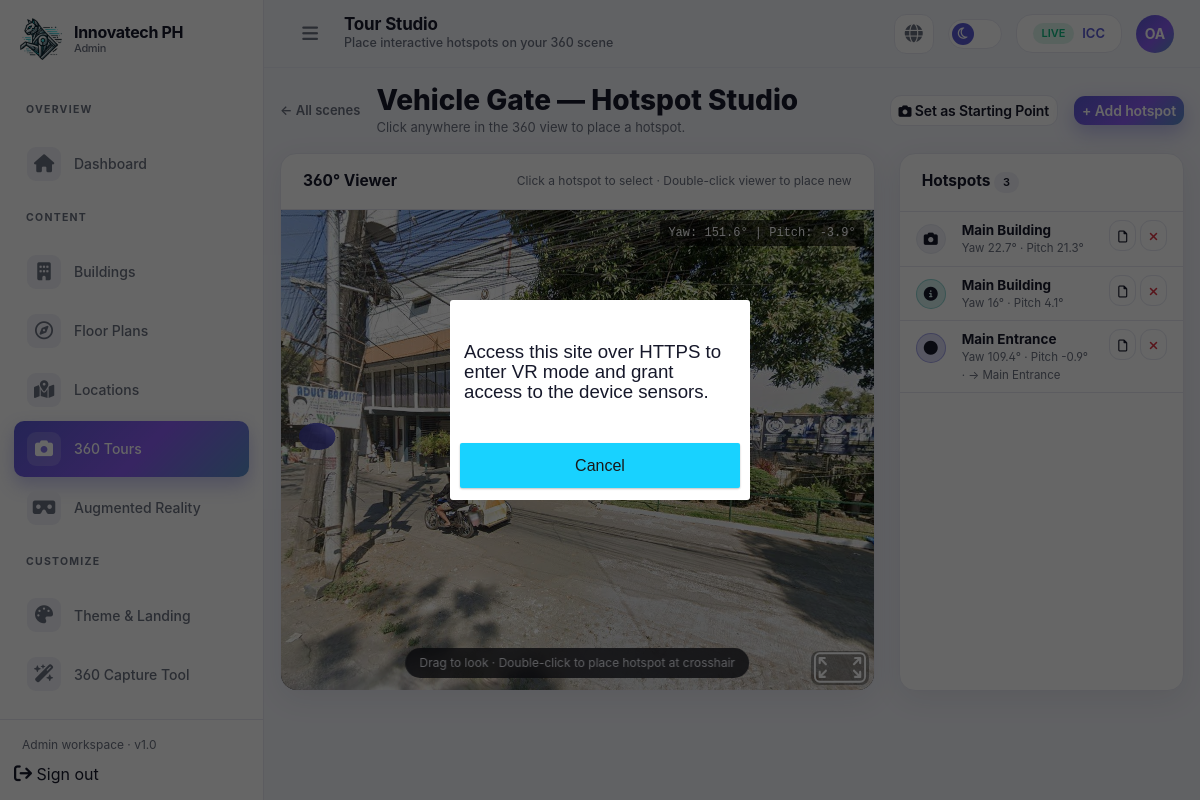
/admin/institution/tour-studio?scene=2 (signed in), run on the app's committed database.
### tables this page shows
CREATE TABLE `platform_settings` (
  `id` tinyint UNSIGNED NOT NULL,
  `product_name` varchar(191) NOT NULL DEFAULT 'AI-Assisted AR 360° Virtual Campus Navigation',
  `company_name` varchar(191) NOT NULL DEFAULT 'Innovatech PH',
  `logo_path` varchar(255) DEFAULT NULL,
  `hero_image_path` varchar(255) DEFAULT NULL,
  `landing_html` mediumtext,
  `contact_email` varchar(191) DEFAULT NULL,
  `smtp_host` varchar(191) DEFAULT NULL,
  `smtp_port` smallint UNSIGNED DEFAULT '587',
  `smtp_username` varchar(191) DEFAULT NULL,
  `smtp_password_enc` varchar(255) DEFAULT NULL,
  `smtp_from_name` varchar(128) DEFAULT NULL,
  `smtp_from_email` varchar(191) DEFAULT NULL,
  `institution_folder_root` varchar(255) NOT NULL DEFAULT 'storage/institutions',
  `template_pack_path` varchar(255) NOT NULL DEFAULT 'storage/templates/org_pack',
  `updated_by` int UNSIGNED DEFAULT NULL,
  `updated_at` datetime NOT NULL DEFAULT CURRENT_TIMESTAMP ON UPDATE CURRENT_TIMESTAMP
);

CREATE TABLE `tour_scenes` (
  `id` int UNSIGNED NOT NULL,
  `institution_id` int UNSIGNED NOT NULL,
  `building_id` int UNSIGNED DEFAULT NULL,
  `room_id` int UNSIGNED DEFAULT NULL,
  `campus_area_id` int UNSIGNED DEFAULT NULL,
  `facility_id` int UNSIGNED DEFAULT NULL,
  `title` varchar(191) NOT NULL,
  `slug` varchar(80) NOT NULL,
  `description` text,
  `ai_description` text,
  `featured_image_path` varchar(255) DEFAULT NULL,
  `ar_mind_path` varchar(255) DEFAULT NULL,
  `equirect_path` varchar(255) DEFAULT NULL COMMENT 'Stitched 360 panorama',
  `initial_yaw` decimal(8,3) NOT NULL DEFAULT '0.000',
  `initial_pitch` decimal(8,3) NOT NULL DEFAULT '0.000',
  `is_landing_start` tinyint(1) NOT NULL DEFAULT '0' COMMENT 'If landing_mode=360_rotation, one scene should be start',
  `sort_order` int NOT NULL DEFAULT '0',
  `created_by` int UNSIGNED DEFAULT NULL,
  `created_at` datetime NOT NULL DEFAULT CURRENT_TIMESTAMP,
  `updated_at` datetime NOT NULL DEFAULT CURRENT_TIMESTAMP ON UPDATE CURRENT_TIMESTAMP,
  `deleted_at` datetime DEFAULT NULL
);

CREATE TABLE `scene_hotspots` (
  `id` int UNSIGNED NOT NULL,
  `institution_id` int UNSIGNED NOT NULL,
  `from_scene_id` int UNSIGNED NOT NULL,
  `to_scene_id` int UNSIGNED DEFAULT NULL,
  `hotspot_type` enum('navigation','info','facility','media','ar_label') NOT NULL DEFAULT 'navigation',
  `label` varchar(191) DEFAULT NULL,
  `body_html` text,
  `yaw` decimal(8,3) NOT NULL DEFAULT '0.000',
  `pitch` decimal(8,3) NOT NULL DEFAULT '0.000',
  `icon_path` varchar(255) DEFAULT NULL,
  `media_path` varchar(255) DEFAULT NULL,
  `target_facility_id` int UNSIGNED DEFAULT NULL,
  `sort_order` int NOT NULL DEFAULT '0'
);

### admin/institution/tour-studio.php (the view, shortened to what the rows shown need)
<?php
require_once __DIR__ . '/../../includes/auth.php';
$pageTitle = 'Tour Studio';
$bodyClass = 'page-tour-studio';
require_once __DIR__ . '/../layout/header.php';
$inst = resolve_active_institution();
$iid  = (int) $inst['id'];
$sceneId = (int) ($_GET['scene'] ?? 0);
$scene = crud()->raw('SELECT * FROM tour_scenes WHERE id=:id AND institution_id=:iid AND deleted_at IS NULL LIMIT 1', ['id' => $sceneId, 'iid' => $iid])->fetch();
$hotspots = crud()->raw(
    'SELECT sh.*, ts.title AS to_scene_title FROM scene_hotspots sh LEFT JOIN tour_scenes ts ON ts.id = sh.to_scene_id WHERE sh.from_scene_id=:sid AND sh.institution_id=:iid ORDER BY sh.id',
    ['sid' => $sceneId, 'iid' => $iid]
)->fetchAll();
$equirectUrl = $scene['equirect_path'] ? media_url($scene['equirect_path']) : '';
?>
<div class="d-flex align-items-center gap-3 mb-3">
  <div>
    <h3 class="fw-800 mb-0"><?= h($scene['title']) ?> — Hotspot Studio</h3>
    <p class="mb-0 ia-meta-md">Click anywhere in the 360 view to place a hotspot.</p>
  </div>
</div>
<?php if (!$equirectUrl): ?>
  <div class="ia-card">
    <div class="card-body empty-state">
      <div class="empty-icon"><?= ia_icon('camera', 32) ?></div>
      <h4>No panorama uploaded</h4>
      <p>Go back and upload an equirectangular image for this scene first.</p>
      <a class="btn btn-grad btn-sm" href="tours">Upload panorama</a>
    </div>
  </div>
<?php else: ?>
<div class="row g-4">
  <div class="col-xl-4">
    <div class="ia-card h-100">
      <?php if ($hotspots): ?>
        <div class="hots-list">
          <?php foreach ($hotspots as $hs): ?>
            <div class="hotspot-row d-flex align-items-start gap-3 px-3 py-2 divider-bottom" style="cursor: pointer;" id="hsrow-<?= (int)$hs['id'] ?>" data-yaw="<?= (float)$hs['yaw'] ?>" data-pitch="<?= (float)$hs['pitch'] ?>">
              <div class="hotspot-icon-badge type-<?= h($hs['hotspot_type']) ?>">
                <?= ia_icon($hs['hotspot_type'] === 'navigation' ? 'arrow' : ($hs['hotspot_type'] === 'info' ? 'info' : 'camera'), 14) ?>
              </div>
              <div class="flex-grow-1 min-w-0">
                <div class="fw-bold fs-135"><?= h($hs['label']) ?></div>
                <div class="ia-micro">
                  Yaw <?= round((float)$hs['yaw'], 1) ?>° · Pitch <?= round((float)$hs['pitch'], 1) ?>°
                  <?php if ($hs['to_scene_title']): ?> · → <?= h($hs['to_scene_title']) ?><?php endif ?>
                </div>
              </div>
              <div class="d-flex gap-1 flex-shrink-0">
                <button class="btn btn-sm btn-outline-ia" data-bs-toggle="modal" data-bs-target="#hs-modal"
                  data-mode="edit"
                  data-id="<?= (int)$hs['id'] ?>"
                  data-label="<?= h($hs['label'], ENT_QUOTES) ?>"
                  data-type="<?= h($hs['hotspot_type']) ?>"
                  data-to="<?= (int)$hs['to_scene_id'] ?>"
                  data-yaw="<?= (float)$hs['yaw'] ?>"
                  data-pitch="<?= (float)$hs['pitch'] ?>"
                  data-media="<?= h($hs['media_path'] ?? '', ENT_QUOTES) ?>"
                  data-body="<?= h($hs['body_html'] ?? '', ENT_QUOTES) ?>"><?= ia_icon('file', 12) ?></button>
                <form method="post" class="d-inline" data-delete-form data-confirm="Delete hotspot '<?= h($hs['label']) ?>'?">
                  <button class="btn btn-sm btn-outline-ia text-danger"><?= ia_icon('x', 12) ?></button>
                </form>
              </div>
            </div>
          <?php endforeach ?>
        </div>
      <?php endif ?>
    </div>
  </div>
</div>
<?php endif; ?>
<?php require __DIR__ . '/../layout/footer.php'; ?>

### admin/layout/header.php (shortened to what the rows shown need)
<?php
require_once __DIR__ . '/../../includes/auth.php';
require_once __DIR__ . '/nav.php';
$role = current_role() ?? 'user';
$active = $active ?? '';
$roleHome = match ($role) {
  'owner' => 'admin/owner/dashboard',
  'system_admin', 'system_staff' => 'admin/system/dashboard',
  'admin' => 'admin/institution/dashboard',
  'staff' => 'admin/staff/dashboard',
  default => 'admin/index',
};
$platform_settings = crud()->get('platform_settings', 1) ?? [];
$brandLogoUrl = !empty($platform_settings['logo_path']) ? url($platform_settings['logo_path']) : url('assets/logo2.webp');
?>
<!DOCTYPE html>
<html lang="en" data-bs-theme="dark">
<head>
  <link href="<?= url('assets/css/inter-font.css') ?>" rel="stylesheet">
  <link href="<?= url('assets/css/bootstrap.min.css') ?>" rel="stylesheet">
  <link href="<?= url('assets/css/simple-datatables.min.css') ?>" rel="stylesheet">
  <link rel="stylesheet" href="<?= url('assets/css/font-awesome.min.css') ?>">
  <link rel="stylesheet" href="<?= url('admin/assets/css/dashboard.css') ?>">
</head>
<body class="<?= h(trim((string) ($bodyClass ?? ''))) ?>">
  <div class="ia-shell" id="ia-shell">
    <aside class="ia-sidebar">
      <div class="brand">
        <a class="brand-logo" href="<?= url($roleHome) ?>">
          <img src="<?= h($brandLogoUrl) ?>" alt="Innovatech PH">
        </a>
      </div>
        <?php foreach (role_nav($role) as $group):
          if (isset($group[0]) && is_array($group[0]) && array_is_list($group)): ?>
            <?php $label = $group[0];
            $links = array_slice($group, 1); ?>
            <p class="ia-nav-label"><?= h($label) ?></p>
            <ul class="ia-nav">
              <?php foreach ($links as [$text, $href, $icon]): ?>
                <li>
                  <a class="nav-link <?= $active === $text ? 'active' : '' ?>" href="<?= url($href) ?>">
                    <span class="ia-icon"><?= ia_icon($icon) ?></span>
                    <span><?= h($text) ?></span>
                  </a>
                </li>
              <?php endforeach; ?>
            </ul>
          <?php elseif (isset($group['title'])): ?>
              <?php foreach ($group['items'] as [$text, $href, $icon]): ?>
                    <span class="ia-icon"><?= ia_icon($icon) ?></span>
              <?php endforeach; ?>
          <?php endif; endforeach; ?>
    </aside>
    <header class="ia-topbar">
      <div class="flex-grow-1">
        <h1 class="page-title"><?= h($pageTitle ?? 'Dashboard') ?></h1>
      </div>
    </header>
    <main class="ia-main">

### admin/layout/nav.php (shortened to what the rows shown need)
<?php
function ia_icon(string $name, int $size = 18): string
{
    $map = [
        'home' => 'fa-solid fa-house',
        'school' => 'fa-solid fa-school',
        'layers' => 'fa-solid fa-layer-group',
        'building' => 'fa-solid fa-building',
        'map' => 'fa-solid fa-map-location-dot',
        'compass' => 'fa-regular fa-compass',
        'camera' => 'fa-solid fa-camera',
        'sparkles' => 'fa-solid fa-wand-magic-sparkles',
        'users' => 'fa-solid fa-users',
        'user' => 'fa-regular fa-user',
        'settings' => 'fa-solid fa-gear',
        'mail' => 'fa-regular fa-envelope',
        'shield' => 'fa-solid fa-shield-halved',
        'folder' => 'fa-regular fa-folder',
        'file' => 'fa-regular fa-file',
        'clock' => 'fa-regular fa-clock',
        'globe' => 'fa-solid fa-globe',
        'logout' => 'fa-solid fa-arrow-right-from-bracket',
        'move3d' => 'fa-solid fa-cube',
        'image' => 'fa-regular fa-image',
        'palette' => 'fa-solid fa-palette',
        'rocket' => 'fa-solid fa-rocket',
        'search' => 'fa-solid fa-magnifying-glass',
        'link' => 'fa-solid fa-link',
        'menu' => 'fa-solid fa-bars',
        'sun' => 'fa-regular fa-sun',
        'moon' => 'fa-regular fa-moon',
        'info' => 'fa-solid fa-circle-info',
        'grid' => 'fa-solid fa-grip',
        'save' => 'fa-solid fa-floppy-disk',
        'paint' => 'fa-solid fa-paint-roller',
        'wand' => 'fa-solid fa-wand-magic-sparkles',
        'refresh' => 'fa-solid fa-arrow-rotate-right',
        'eye' => 'fa-regular fa-eye',
        'upload' => 'fa-solid fa-cloud-arrow-up',
        'scan-eye' => 'fa-solid fa-vr-cardboard',
        'life-buoy' => 'fa-solid fa-life-ring',
        'download' => 'fa-solid fa-download',
        'check' => 'fa-solid fa-check',
        'chevron' => 'fa-solid fa-chevron-down',
        'x' => 'fa-solid fa-xmark',
        'inbox' => 'fa-solid fa-inbox',
        'edit' => 'fa-regular fa-pen-to-square',
        'trash' => 'fa-regular fa-trash-can',
    ];
    $class = $map[$name] ?? 'fa-solid fa-circle';
    return '<i class="' . $class . '" style="font-size: ' . $size . 'px;"></i>';
}

### data on the page
platform_settings: logo_path (picture)
tour_scenes: title "Vehicle Gate"
scene_hotspots: label "Main Building", yaw "22.7", pitch "21.3"
scene_hotspots: label "Main Building", yaw "16", pitch "4.1"
scene_hotspots: label "Main Entrance", yaw "109.4", pitch "-0.9", to_scene.title "Main Entrance"

### other printed values
APP_NAME "Innovatech PH"
$roleLabel "Admin"
$group['title'] "OVERVIEW"
$text "Dashboard"
$group['title'] "CONTENT"
$text "Buildings"
$text "Floor Plans"
$text "Locations"
$text "360 Tours"
$text "Augmented Reality"
$group['title'] "CUSTOMIZE"
$text "Theme & Landing"
$text "360 Capture Tool"
$pageTitle "Tour Studio"
$pageSub "Place interactive hotspots on your 360 scene"
